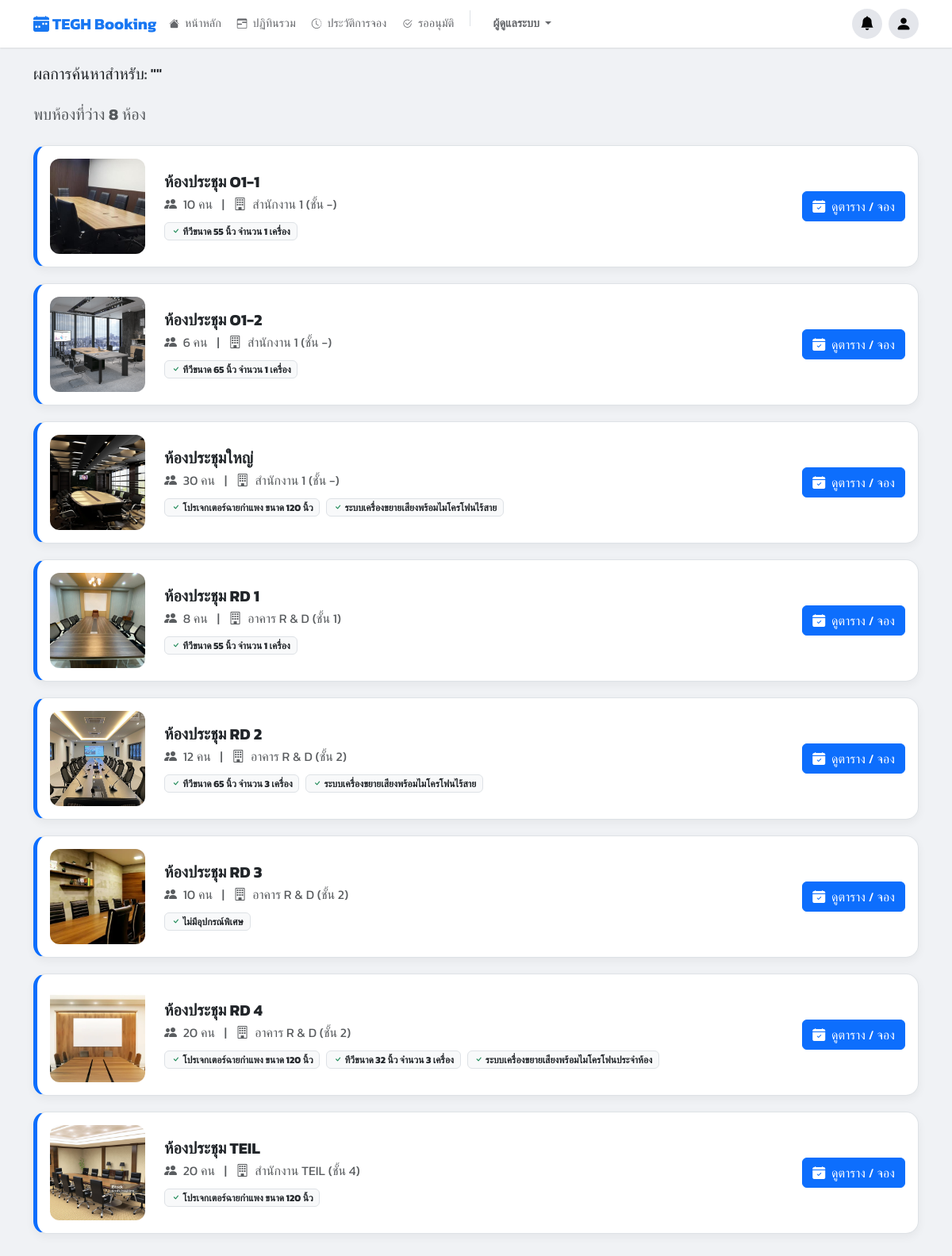
The app's page /search/ (signed in) with its own data.
### booking/models.py (models this page shows, shortened)
class Room(models.Model):
    name = models.CharField(max_length=100)
    building = models.CharField(max_length=100, blank=True, null=True)
    floor = models.CharField(max_length=50, blank=True, null=True)
    location = models.CharField(max_length=255, blank=True, null=True, help_text="")
    capacity = models.PositiveIntegerField(default=1)
    equipment_in_room = models.TextField(blank=True, null=True, help_text="ระบุอุปกรณ์แต่ละอย่างในบรรทัดใหม่")
    image = models.ImageField(upload_to='room_images/', blank=True, null=True, verbose_name="รูปภาพห้อง")
    approver = models.ForeignKey(
        User,
        on_delete=models.SET_NULL,
        null=True,
        blank=True,
        related_name='approvable_rooms',
        help_text="เลือก User ที่มีสิทธิ์อนุมัติห้องนี้ (ถ้าเว้นว่าง = Admin กลาง)"
    )
    is_maintenance = models.BooleanField(
        default=False,
        verbose_name="ปิดปรับปรุง (โหมดแมนนวล)",
    )
    maintenance_start = models.DateTimeField(
        null=True, blank=True,
        verbose_name="เริ่มปิดปรับปรุง (อัตโนมัติ)"
    )
    maintenance_end = models.DateTimeField(
        null=True, blank=True,
        verbose_name="สิ้นสุดปิดปรับปรุง (อัตโนมัติ)"
    )
    line_notify_token = models.CharField(
        max_length=50,
        blank=True,
        null=True,
        verbose_name="LINE Notify Token",
        help_text="โทเคนสำหรับแจ้งเตือนไปยังกลุ่ม LINE ประจำห้อง (ถ้ามี)"
    )
    teams_webhook_url = models.TextField(
        blank=True,
        null=True,
        verbose_name="Teams Webhook URL",
        help_text="URL สำหรับแจ้งเตือนไปยัง Channel Teams ประจำห้อง (ถ้ามี)"
    )
    @property
    def equipment_list(self):
        if self.equipment_in_room:
            return [item.strip() for item in self.equipment_in_room.split('\n') if item.strip()]
        return []

### booking/views.py (the view, shortened to what this page needs)
# urls.py: path('search/', views.smart_search_view, name='smart_search'),
@login_required
def smart_search_view(request):
    query = request.GET.get('q', '').strip()
    rooms = Room.objects.all()
    context = get_base_context(request)
    context.update({'query': query, 'available_rooms': rooms, 'search_count': rooms.count()})
    return render(request, 'pages/search_results.html', context)

### booking/views.py (called while the page is built)
def is_admin(user):
    return user.is_authenticated and (user.is_superuser or user.groups.filter(name='Admin').exists())

def is_approver_or_admin(user):
    return user.is_authenticated and (user.is_superuser or user.groups.filter(name__in=['Approver', 'Admin']).exists())

### templates/pages/search_results.html (shortened to what this page needs)
{% extends "base.html" %}
{% load static %}
{% block content %}
<div class="page-header mb-4">
    <h5 class="mb-0">ผลการค้นหาสำหรับ: "{{ query_text }}"</h5>
</div>
{% if available_rooms %}
    <p class="text-muted fs-5">
        พบห้องที่ว่าง <strong>{{ available_rooms|length }}</strong> ห้อง
    </p>
    <div class="mt-4">
        {% for room in available_rooms %}
        <div class="room-list-item">
            <div class="room-image-wrapper">
                {% if room.image %}
                    <img src="{{ room.image.url }}" alt="{{ room.name }}">
                {% else %}
                    <div class="no-image-placeholder bg-light text-muted">
                        <i class="bi bi-image" style="font-size: 3rem;"></i>
                    </div>
                {% endif %}
            </div>
            <div class="room-details">
                <h5 class="fw-bold mb-1">{{ room.name }}</h5>
                <p class="text-muted mb-2">
                    <i class="bi bi-people-fill me-1"></i> {{ room.capacity }} คน
                    <span class="mx-2">|</span>
                    <i class="bi bi-building me-1"></i>
                    {{ room.building|default_if_none:room.location|default:"-" }} (ชั้น {{ room.floor|default:"-" }})
                </p>
                <div class="mt-2">
                    {% for item in room.equipment_list|slice:":3" %}
                        <span class="badge bg-light text-dark border me-1">
                            <i class="bi bi-check text-success"></i> {{ item }}
                        </span>
                    {% endfor %}
                </div>
            </div>
            <div class="room-action">
                <a href="{% url 'room_calendar' room.id %}" class="btn btn-primary">
                    <i class="bi bi-calendar-check-fill me-1"></i> ดูตาราง / จอง
                </a>
            </div>
        </div>
        {% endfor %}
    </div>
{% endif %}
{% endblock %}

### templates/base.html (style rules this page uses)
body { background-color: #f0f2f5; font-family: 'Kanit', sans-serif; padding-top: 65px; }

### templates/pages/search_results.html (style rules this page uses)
.room-list-item { background-color: #ffffff; padding: 1rem; border-radius: 1rem; border: 1px solid #dee2e6; border-left: 5px solid var(--bs-primary); box-shadow: 0 4px 12px rgba(0, 0, 0, 0.05); margin-bottom: 1.25rem; display: flex; align-items: center; }
.room-list-item .room-image-wrapper { flex-shrink: 0; width: 120px; height: 120px; margin-right: 1.5rem; }
.room-list-item .room-image-wrapper img, .room-list-item .room-image-wrapper .no-image-placeholder { width: 100%; height: 100%; object-fit: cover; border-radius: 0.75rem; display: flex; align-items: center; justify-content: center; }
.room-list-item .room-details { flex-grow: 1; }
.room-list-item .room-action { flex-shrink: 0; margin-left: 1.5rem; }

### records on screen
Room: image (picture), name "ห้องประชุม O1-1", capacity "10", building "สำนักงาน 1", floor "-", equipment_list "ทีวีขนาด 55 นิ้ว จำนวน 1 เครื่อง"
Room: image (picture), name "ห้องประชุม O1-2", capacity "6", building "สำนักงาน 1", floor "-", equipment_list "ทีวีขนาด 65 นิ้ว จำนวน 1 เครื่อง"
Room: image (picture), name "ห้องประชุมใหญ่", capacity "30", building "สำนักงาน 1", floor "-", equipment_list "โปรเจกเตอร์ฉายกำแพง ขนาด 120 นิ้ว" "ระบบเครื่องขยายเสียงพร้อมไมโครโฟนไร้สาย"
Room: image (picture), name "ห้องประชุม RD 1", capacity "8", building "อาคาร R & D", floor "1", equipment_list "ทีวีขนาด 55 นิ้ว จำนวน 1 เครื่อง"
Room: image (picture), name "ห้องประชุม RD 2", capacity "12", building "อาคาร R & D", floor "2", equipment_list "ทีวีขนาด 65 นิ้ว จำนวน 3 เครื่อง" "ระบบเครื่องขยายเสียงพร้อมไมโครโฟนไร้สาย"
Room: image (picture), name "ห้องประชุม RD 3", capacity "10", building "อาคาร R & D", floor "2", equipment_list "ไม่มีอุปกรณ์พิเศษ"
Room: image (picture), name "ห้องประชุม RD 4", capacity "20", building "อาคาร R & D", floor "2", equipment_list "โปรเจกเตอร์ฉายกำแพง ขนาด 120 นิ้ว" "ทีวีขนาด 32 นิ้ว จำนวน 3 เครื่อง" "ระบบเครื่องขยายเสียงพร้อมไมโครโฟนประจำห้อง"
Room: image (picture), name "ห้องประชุม TEIL", capacity "20", building "สำนักงาน TEIL", floor "4", equipment_list "โปรเจกเตอร์ฉายกำแพง ขนาด 120 นิ้ว"

### other values on screen
{{ item.label }} "หน้าหลัก" "ปฏิทินรวม" "ประวัติการจอง" "รออนุมัติ"
{{ available_rooms|length }} "8"
